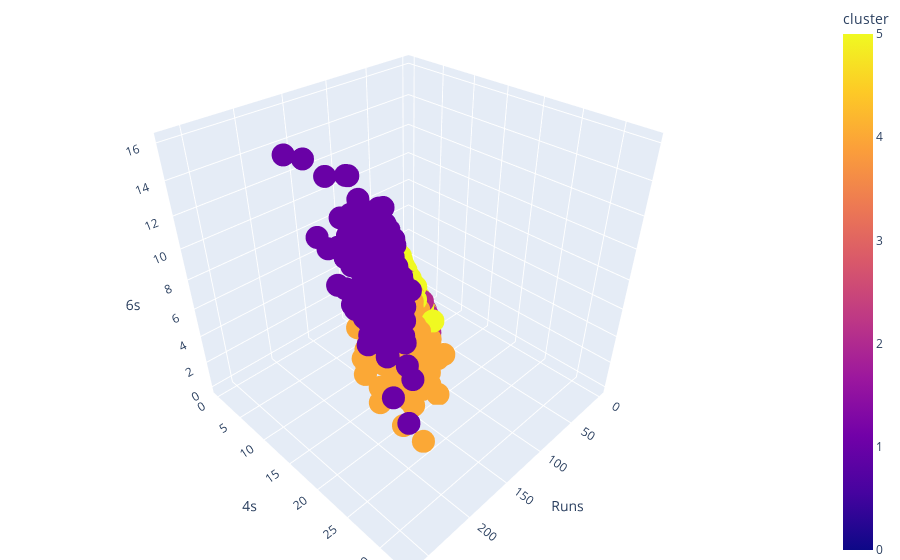

The cell this chart's notebook holds for it:
### Code cell
fig = px.scatter_3d(data_frame=df, x='Runs', y='4s', z='6s', color=df['cluster'])
fig.update_layout(margin=dict(l=0, r=0, b=0, t=0))

### Figure 1 — Plotly figure (JSON) as saved in the notebook; plotly's stock layout.template omitted (floating-point values rounded to 4 significant figures; data arrays with more than 128 entries replaced by an {"elided": "..."} marker saying what was removed)
{"data": [{"hovertemplate": "Runs=%{x}<br>4s=%{y}<br>6s=%{z}<br>cluster=%{marker.color}<extra></extra>", "legendgroup": "", "marker": {"color": {"elided": "8918 int values"}, "coloraxis": "coloraxis", "symbol": "circle"}, "mode": "markers", "name": "", "scene": "scene", "showlegend": false, "type": "scatter3d", "x": {"elided": "8918 int values"}, "y": {"elided": "8918 int values"}, "z": {"elided": "8918 int values"}}], "layout": {"coloraxis": {"colorbar": {"title": {"text": "cluster"}}, "colorscale": [[0, "#0d0887"], [0.1111, "#46039f"], [0.2222, "#7201a8"], [0.3333, "#9c179e"], [0.4444, "#bd3786"], [0.5556, "#d8576b"], [0.6667, "#ed7953"], [0.7778, "#fb9f3a"], [0.8889, "#fdca26"], [1, "#f0f921"]]}, "legend": {"tracegroupgap": 0}, "margin": {"b": 0, "l": 0, "r": 0, "t": 0}, "scene": {"domain": {"x": [0, 1], "y": [0, 1]}, "xaxis": {"title": {"text": "Runs"}}, "yaxis": {"title": {"text": "4s"}}, "zaxis": {"title": {"text": "6s"}}}}}
